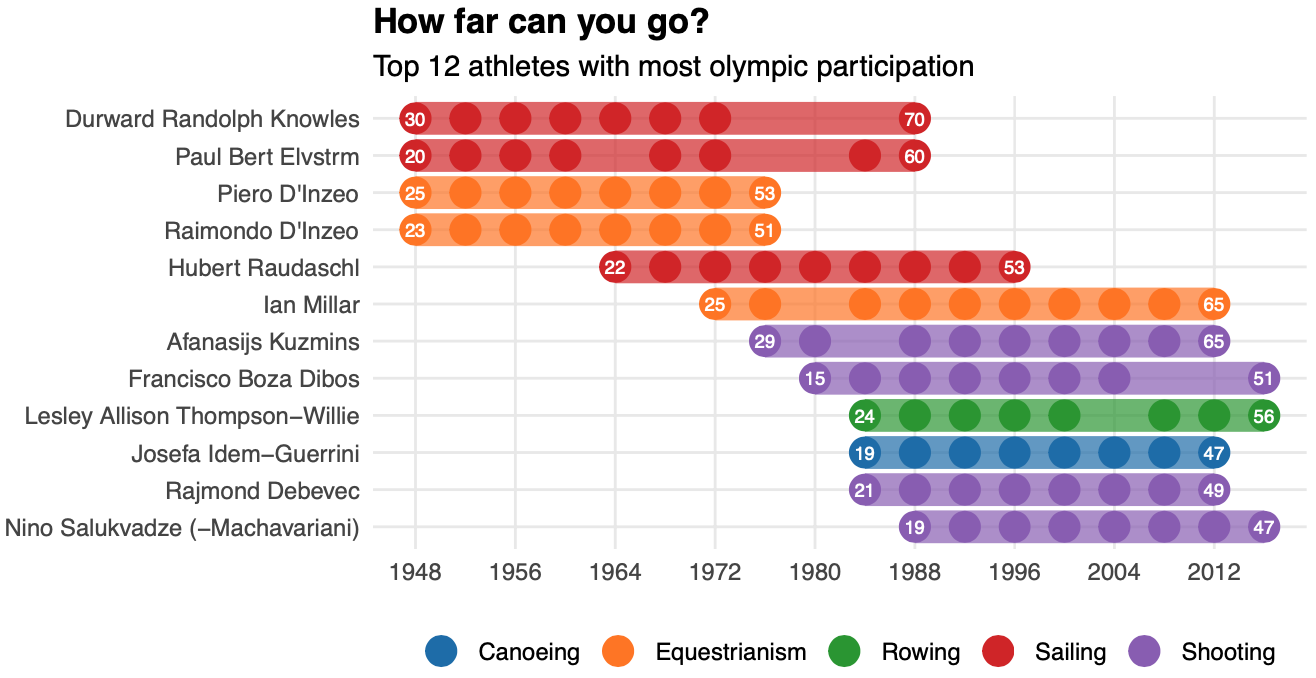

Recreate this plot in R.
library(tidyverse)
library(ggsci)

my_link  <- 'https://raw.githubusercontent.com/rfordatascience/tidytuesday/master/data/2021/2021-07-27/olympics.csv'

# filter NAs
olympics <- 
  read_csv(my_link, col_types = cols()) %>%
  filter(!is.na(year) & !is.na(age)) %>%
  filter(season == "Summer")

# Get athletes with most participation
most_recurrent_athletes <-
  olympics %>% filter(season == "Summer") %>% distinct(name,year) %>%
  count(name, sort = TRUE) %>% head(12)

my_data2plot <-
  olympics %>% filter(name %in% most_recurrent_athletes$name) %>%
  distinct(name,year,sport)

# Define plot order
my_order <-
  my_data2plot %>%
  group_by(name) %>%
  summarise(first_year = min(year), last_year = max(year)) %>%
  arrange(first_year,desc(last_year)) %>% pull(name)

# Get first and last participation age
my_age_labels <-
  olympics %>% filter(name %in% most_recurrent_athletes$name) %>%
  distinct(name,year,age) %>%
  group_by(name) %>%
  summarise(first_year = min(year), last_year = max(year), min_age = min(age), max_age = max(age)) %>%
  unite(first_year,min_age, col = "first", sep = "_") %>%
  unite(last_year, max_age, col = "last", sep = "_") %>%
  select(name,first,last) %>%
  gather(value = "year_age", key = 'time', -name) %>%
  select(-time) %>%
  separate(year_age, into = c('year','age'), sep = '_', convert = TRUE)

# Get plot limits
min_year <- my_data2plot %>% pull(year) %>% min()
max_year <- my_data2plot %>% pull(year) %>% max()

# Plot!
my_plot <-
  my_data2plot %>%
  ggplot(aes(x = year, y = name, color = sport)) +
  geom_point(size = 5) +
  geom_line(size = 5.8, alpha = 0.7, show.legend  = FALSE) +
  geom_text(data = my_age_labels, aes(label = age), color = 'white', size = 2.6) +
  scale_y_discrete(limits = my_order %>% rev) +
  scale_x_continuous(breaks = seq(min_year, max_year + 8, 8)) +
  scale_color_d3() +
  theme_minimal() +
  labs(x = NULL, y = NULL, color = NULL, 
       title = "How far can you go?", subtitle = "Top 12 athletes with most olympic participation") +
  theme(
    panel.grid.minor = element_blank(),
    legend.position = 'bottom',
    plot.title = element_text(face = 'bold'))

ggsave(filename = 'my_plot.pdf',
       plot     = my_plot,
       device   = 'pdf',
       width    = 6.98,
       height   = 3.72)




